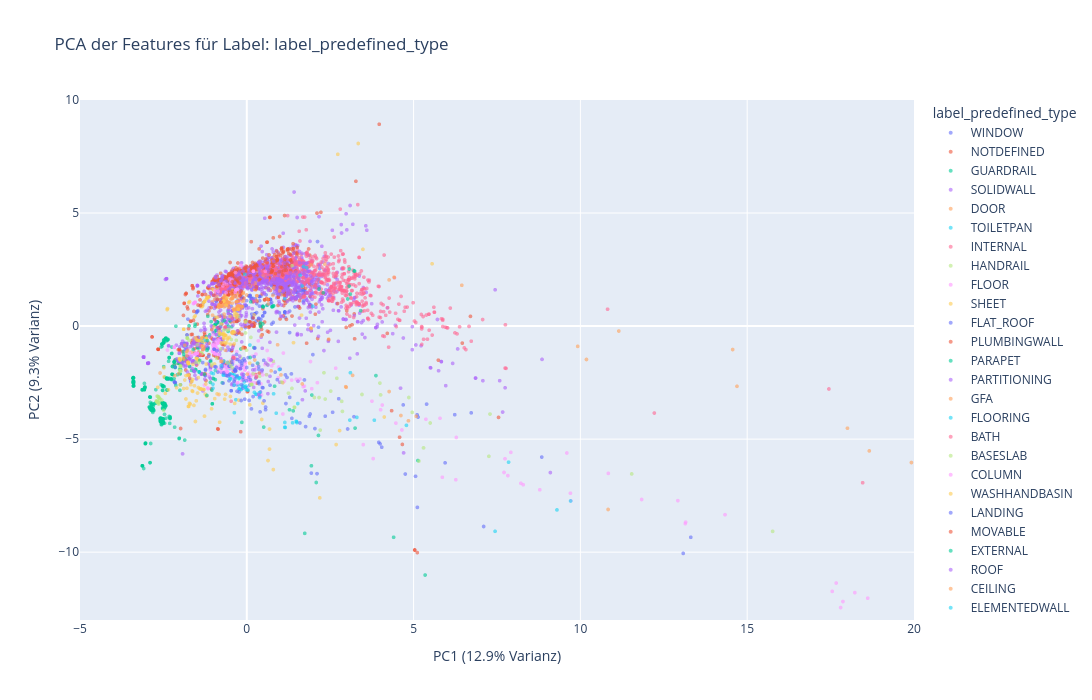

Here is the notebook cell this chart was saved with:
### Code cell
# pca projection coloured by predefined_type
plot_feature_pca(
    df,
    feature_keys=ALL_FEATURE_KEYS,
    label_col="label_predefined_type",
    x_range=[-5, 20],
    y_range=[-13, 10],
    save="feature_label_predefined_type_pca_projection",
    chapter="appendix"
)

### Figure 1 — Plotly figure (JSON) as saved in the notebook; plotly's stock layout.template omitted (floating-point values rounded to 4 significant figures; data arrays with more than 128 entries replaced by an {"elided": "..."} marker saying what was removed)
{"data": [{"hovertemplate": "label_predefined_type=WINDOW<br>PC1 (12.9% Varianz)=%{x}<br>PC2 (9.3% Varianz)=%{y}<extra></extra>", "legendgroup": "WINDOW", "marker": {"color": "#636efa", "opacity": 0.6, "size": 4, "symbol": "circle"}, "mode": "markers", "name": "WINDOW", "showlegend": true, "type": "scattergl", "x": {"elided": "222 float values"}, "xaxis": "x", "y": {"elided": "222 float values"}, "yaxis": "y"}, {"hovertemplate": "label_predefined_type=NOTDEFINED<br>PC1 (12.9% Varianz)=%{x}<br>PC2 (9.3% Varianz)=%{y}<extra></extra>", "legendgroup": "NOTDEFINED", "marker": {"color": "#EF553B", "opacity": 0.6, "size": 4, "symbol": "circle"}, "mode": "markers", "name": "NOTDEFINED", "showlegend": true, "type": "scattergl", "x": {"elided": "580 float values"}, "xaxis": "x", "y": {"elided": "580 float values"}, "yaxis": "y"}, {"hovertemplate": "label_predefined_type=GUARDRAIL<br>PC1 (12.9% Varianz)=%{x}<br>PC2 (9.3% Varianz)=%{y}<extra></extra>", "legendgroup": "GUARDRAIL", "marker": {"color": "#00cc96", "opacity": 0.6, "size": 4, "symbol": "circle"}, "mode": "markers", "name": "GUARDRAIL", "showlegend": true, "type": "scattergl", "x": {"elided": "839 float values"}, "xaxis": "x", "y": {"elided": "839 float values"}, "yaxis": "y"}, {"hovertemplate": "label_predefined_type=SOLIDWALL<br>PC1 (12.9% Varianz)=%{x}<br>PC2 (9.3% Varianz)=%{y}<extra></extra>", "legendgroup": "SOLIDWALL", "marker": {"color": "#ab63fa", "opacity": 0.6, "size": 4, "symbol": "circle"}, "mode": "markers", "name": "SOLIDWALL", "showlegend": true, "type": "scattergl", "x": {"elided": "1365 float values"}, "xaxis": "x", "y": {"elided": "1365 float values"}, "yaxis": "y"}, {"hovertemplate": "label_predefined_type=DOOR<br>PC1 (12.9% Varianz)=%{x}<br>PC2 (9.3% Varianz)=%{y}<extra></extra>", "legendgroup": "DOOR", "marker": {"color": "#FFA15A", "opacity": 0.6, "size": 4, "symbol": "circle"}, "mode": "markers", "name": "DOOR", "showlegend": true, "type": "scattergl", "x": {"elided": "142 float values"}, "xaxis": "x", "y": {"elided": "142 float values"}, "yaxis": "y"}, {"hovertemplate": "label_predefined_type=TOILETPAN<br>PC1 (12.9% Varianz)=%{x}<br>PC2 (9.3% Varianz)=%{y}<extra></extra>", "legendgroup": "TOILETPAN", "marker": {"color": "#19d3f3", "opacity": 0.6, "size": 4, "symbol": "circle"}, "mode": "markers", "name": "TOILETPAN", "showlegend": true, "type": "scattergl", "x": [-0.1959, -0.4661, -0.0813, 0.03892, -0.2344, -0.04751, -0.2502, -0.2033, -0.3787, -0.2979, -0.167, -0.1101, -0.3276, -0.4366, -0.2249, -0.4785, 0.2673, -0.5809, 0.2281, -0.4941, -0.5004, -0.019, -0.3783, -0.3182, -0.3598, 0.00996, 0.2954, -0.4146, -0.6271, -0.5528, -0.2326, -0.1344, -0.2265], "xaxis": "x", "y": [-2.796, -2.216, -2.471, -2.835, -2.323, -2.697, -2.603, -2.293, -2.151, -2.238, -2.809, -2.642, -3.254, -2.124, -2.783, -2.179, -3.011, -1.843, -2.932, -1.883, -2.116, -2.808, -2.478, -2.242, -2.235, -2.821, -3.022, -2.181, -1.793, -1.632, -2.774, -2.656, -2.289], "yaxis": "y"}, {"hovertemplate": "label_predefined_type=INTERNAL<br>PC1 (12.9% Varianz)=%{x}<br>PC2 (9.3% Varianz)=%{y}<extra></extra>", "legendgroup": "INTERNAL", "marker": {"color": "#FF6692", "opacity": 0.6, "size": 4, "symbol": "circle"}, "mode": "markers", "name": "INTERNAL", "showlegend": true, "type": "scattergl", "x": {"elided": "567 float values"}, "xaxis": "x", "y": {"elided": "567 float values"}, "yaxis": "y"}, {"hovertemplate": "label_predefined_type=HANDRAIL<br>PC1 (12.9% Varianz)=%{x}<br>PC2 (9.3% Varianz)=%{y}<extra></extra>", "legendgroup": "HANDRAIL", "marker": {"color": "#B6E880", "opacity": 0.6, "size": 4, "symbol": "circle"}, "mode": "markers", "name": "HANDRAIL", "showlegend": true, "type": "scattergl", "x": [-1.348, -1.784, 0.3854, -1.994, -1.784, -1.343, -2.546, -2.667, -1.784, -2.64, -1.73, -2.678, -2.613, -2.689, -0.1806, -1.982, -1.995, -2.702, -2.687, -2.011, -1.984, -2.648, -2.681, -2.64, -2.681, -2.715, -2.703, -1.784, -1.387, -2.65, -2.601, -2.67, -1.784, -2.495, -1.984, -2.642, -1.995, -2.634, -1.978, -1.387, -1.988, -2.644], "xaxis": "x", "y": [-1.216, -0.5296, -2.218, -1.769, -0.5296, -1.22, -3.273, -3.338, -0.529, -3.158, -0.6301, -3.333, -3.214, -3.097, -1.417, -1.775, -1.982, -3.322, -3.355, -1.951, -1.987, -3.382, -3.366, -3.132, -3.366, -3.311, -3.332, -0.5296, -1.179, -3.397, -3.219, -3.113, -0.5296, -3.725, -1.987, -3.175, -1.774, -3.393, -1.782, -1.179, -1.772, -3.449], "yaxis": "y"}, {"hovertemplate": "label_predefined_type=FLOOR<br>PC1 (12.9% Varianz)=%{x}<br>PC2 (9.3% Varianz)=%{y}<extra></extra>", "legendgroup": "FLOOR", "marker": {"color": "#FF97FF", "opacity": 0.6, "size": 4, "symbol": "circle"}, "mode": "markers", "name": "FLOOR", "showlegend": true, "type": "scattergl", "x": {"elided": "192 float values"}, "xaxis": "x", "y": {"elided": "192 float values"}, "yaxis": "y"}, {"hovertemplate": "label_predefined_type=SHEET<br>PC1 (12.9% Varianz)=%{x}<br>PC2 (9.3% Varianz)=%{y}<extra></extra>", "legendgroup": "SHEET", "marker": {"color": "#FECB52", "opacity": 0.6, "size": 4, "symbol": "circle"}, "mode": "markers", "name": "SHEET", "showlegend": true, "type": "scattergl", "x": {"elided": "147 float values"}, "xaxis": "x", "y": {"elided": "147 float values"}, "yaxis": "y"}, {"hovertemplate": "label_predefined_type=FLAT_ROOF<br>PC1 (12.9% Varianz)=%{x}<br>PC2 (9.3% Varianz)=%{y}<extra></extra>", "legendgroup": "FLAT_ROOF", "marker": {"color": "#636efa", "opacity": 0.6, "size": 4, "symbol": "circle"}, "mode": "markers", "name": "FLAT_ROOF", "showlegend": true, "type": "scattergl", "x": [-0.1166, -0.36, 5.105, -0.6375, -0.1184, -2.144, 13.08, -0.3549, 1.727, -0.5772, -0.9231, 5.39, 0.465, 4.688, 3.995, -0.159, 3.956, -0.05872, 1.874, 1.004, 0.4852, -0.5104, 0.6964, 0.9131, 0.3425, -0.5612, -0.4266, 0.3925, 1.351, -0.2929, 3.213, -0.1993, -0.4482, 5.113, 0.05834, 2.35, -0.5186, 0.1389, 1.935, 5.058, 1.157, 8.841, 0.2666, 0.2206, -0.1389, -0.7151, -1.157, -0.8982, -0.1076, -0.3675, -0.737, 0.1755, 0.563, 0.5179, 1.592, -0.1548, 7.1, -0.9535, 0.3567, -0.4308, 0.0878, 2.043, -0.3711, -0.09908, 1.173, -0.7599, 0.3644, 4.045, 5.134, 0.03947, 0.3686, 1.762, -0.3619, -0.2752, -0.7085, -0.5344, 1.981, -0.2876, 0.06959, -0.4683, 1.337, -0.4684, -0.3559, 1.901, 2.105, 6.234, -0.3078, 0.1879, -0.8685, -0.596, 1.205, -0.009033, 3.022, -0.533, 0.3982, 6.727, -0.7127, -0.308, -0.2321, 0.5079, 0.4084, 4.751, -0.979, -0.002836, 0.4613, -0.2094, -0.3289, 5.945, 2.755, -0.3434, -0.1882, -0.3366, 0.8503, -0.979, -0.06144, 13.31, -0.1689, 22.32, 0.5622, -1.164, -0.08435, 2.573, -0.3811, 0.1102, -0.5072, 1.287, -0.1448], "xaxis": "x", "y": [-2.743, -1.939, -3.923, -2.176, -2.262, -1.816, -10.06, -2.34, -2.381, -1.608, -1.81, -3.451, -2.719, -3.486, -5.209, -2.59, -5.142, -1.532, -3.988, -1.905, -2.728, -1.056, -2.616, -2.37, -2.5, -2.207, -1.445, -3.099, -4.081, -2.884, -4.008, -1.885, -1.572, -8.018, -2.26, -3.985, -2.144, -3.662, -6.503, -6.645, -2.159, -5.795, -2.297, -1.354, -1.541, -1.618, -0.9887, -1.094, -2.383, -1.958, -1.778, -1.733, -3.581, -3.305, -4.286, -1.732, -8.864, -1.796, -1.79, -1.683, -2.608, -4.533, -1.905, -2.146, -3.425, -1.852, -2.455, -5.357, -4.027, -1.393, -2.553, -4.445, -1.933, -1.482, -2.524, -1.778, -1.261, -2.2, -3.289, -2.859, -2.115, -2.859, -1.963, -3.887, -6.526, -3.919, -1.253, -3.117, -2.035, -2.191, -2.271, -2.418, -4.551, -2.421, -3.794, -3.837, -1.622, -1.832, -2.912, -1.515, -2.914, -6.544, -1.025, -1.832, -1.944, -1.568, -1.971, -6.048, -3.214, -2.002, -1.885, -1.977, -2.036, -1.025, -3.233, -9.341, -3.291, -18.68, -3.699, -0.9386, -1.455, -3.813, -2.437, -2.374, -1.776, -3.154, -1.639], "yaxis": "y"}, {"hovertemplate": "label_predefined_type=PLUMBINGWALL<br>PC1 (12.9% Varianz)=%{x}<br>PC2 (9.3% Varianz)=%{y}<extra></extra>", "legendgroup": "PLUMBINGWALL", "marker": {"color": "#EF553B", "opacity": 0.6, "size": 4, "symbol": "circle"}, "mode": "markers", "name": "PLUMBINGWALL", "showlegend": true, "type": "scattergl", "x": {"elided": "253 float values"}, "xaxis": "x", "y": {"elided": "253 float values"}, "yaxis": "y"}, {"hovertemplate": "label_predefined_type=PARAPET<br>PC1 (12.9% Varianz)=%{x}<br>PC2 (9.3% Varianz)=%{y}<extra></extra>", "legendgroup": "PARAPET", "marker": {"color": "#00cc96", "opacity": 0.6, "size": 4, "symbol": "circle"}, "mode": "markers", "name": "PARAPET", "showlegend": true, "type": "scattergl", "x": [-2.367, 1.392, -1.085, 0.42, -2.385, -1.168, 0.7587, 0.7587, 0.6025, 0.4851, 0.7991, -2.395, 0.4851, -0.8309, -2.4, 1.281, 0.8014, -2.402, -2.393, 0.4942, -2.396, -1.196, 0.4114, -1.18, 0.4812, -0.672, -2.402, -2.38, -2.393, -1.411, 0.2107, -2.401, -2.394, -2.389, -2.385, -2.382, 0.09922, 3.871, -1.091, -1.182, 0.4045, 0.7587, -1.193, -2.361, -0.1785, 0.1208], "xaxis": "x", "y": [-2.322, -3.75, -1.56, -0.03075, -2.305, 0.4335, 0.8524, 0.8524, 0.918, 0.8689, 0.8867, -2.305, 0.8689, -0.3982, -2.3, -3.702, 0.8994, -2.307, -2.309, 0.8418, -2.316, -3.068, 0.1565, -0.9897, 0.09533, 0.25, -2.314, -2.322, -2.325, -1.521, -0.9518, -2.326, -2.341, -2.322, -2.305, -2.33, -1.388, -2.19, -1.55, -0.6398, 0.01935, 0.8524, -1.072, -2.337, -1.012, 1.073], "yaxis": "y"}, {"hovertemplate": "label_predefined_type=PARTITIONING<br>PC1 (12.9% Varianz)=%{x}<br>PC2 (9.3% Varianz)=%{y}<extra></extra>", "legendgroup": "PARTITIONING", "marker": {"color": "#ab63fa", "opacity": 0.6, "size": 4, "symbol": "circle"}, "mode": "markers", "name": "PARTITIONING", "showlegend": true, "type": "scattergl", "x": [1.706, 1.418, 1.914, -0.1043, 1.252, -0.6177, 1.131, 1.792, -0.3143, 0.5726, 1.407, 1.417, 0.6706, -0.7342, -1.049, 0.352, 1.165, 1.203, -1.443, 0.6093, 1.805, -0.9292, 1.771, -0.3739, 2.376, 1.157, 0.185, 0.2056, 0.8073, 0.4653, 2.181, 1.425, 1.276, 0.6441, 1.771, 1.356, -0.7942, 0.07554, -0.3539, -1.141, -0.7625, 1.858, -0.6406, 0.7081, -0.8727, -0.002845, 1.302, 1.457, 0.5732, 0.516, 0.4609, 0.4588, 0.5959, 0.7927, 0.1124, -1.03, -1.688, -0.9407, -0.7198, 1.474, -0.5169, 1.585, 1.406, 0.6001, 0.2573, 0.6044, 0.1755, 1.179, -0.7846, 0.5726, 1.955, 1.408, 1.849, 0.5726, -0.2236, 0.2746, -0.11, 1.553, 0.5383, 0.9757, 0.289, 0.3959, -0.4997, 0.7996, 0.06184, -0.1172, -0.009498, 0.9763, 1.328, -1.043, 0.1124, -0.5628, 1.047, 1.386, 1.001, 1.718, -1.24, 1.044, -1.034, 2.496, -0.1156, 0.09764, 1.652, -0.2411, -0.8355, 0.5311, 1.151, 0.3912, 1.694, 1.707, 1.86, -0.2953, 0.2434, 1.231, 0.955, -1.02, -0.2412, -0.6225, -1.007, -0.6598, 1.821, -0.7341, 0.6044, 1.58, -0.4747, -1.204, -1.02, 0.3663], "xaxis": "x", "y": [2.302, 5.929, 2.217, 2.065, 1.586, 2.4, 2.79, 2.202, 2.229, 1.995, 2.575, 2.254, 2.695, 2.141, 1.878, 2.828, 2.11, 2.742, -0.5958, 2.026, 2.796, 2.134, 2.758, 1.93, 1.498, 3.076, 2.286, 2.25, 2.868, 1.516, 2.696, 1.479, 1.96, 2.402, 2.758, 1.811, 1.364, 1.78, 1.905, 1.771, 2.023, 1.05, 2.425, 2.437, 1.489, 2.267, 2.364, 1.904, 2.656, 1.424, 2.613, 2.603, 1.804, 3.269, 2.279, 1.875, -0.9043, 2.191, 2.239, 2.389, 1.651, 2.798, 3.218, 2.024, 1.722, 2.525, 1.929, 2.111, 1.999, 1.995, 1.181, 2.009, 1.759, 1.995, 2.386, 2.133, 2.149, 2.1, 4.771, 2.39, 1.759, 2.716, 1.932, 2.055, 2.377, 2.425, 1.878, 1.393, 2.044, 0.9704, 2.279, 1.878, 1.99, 1.921, 2.765, 2.398, -0.1536, 0.9319, 0.9758, 1.351, 1.826, 2.275, 3.223, 2.288, 1.825, 1.893, 1.748, 2.309, 2.791, 2.582, 2.426, 1.67, 2.332, 1.952, 2.274, 1.896, 2.288, 1.987, 1.888, 1.968, 2.422, 2.141, 2.525, 3.3, 2.118, -0.8809, 1.896, 2.522], "yaxis": "y"}, {"hovertemplate": "label_predefined_type=GFA<br>PC1 (12.9% Varianz)=%{x}<br>PC2 (9.3% Varianz)=%{y}<extra></extra>", "legendgroup": "GFA", "marker": {"color": "#FFA15A", "opacity": 0.6, "size": 4, "symbol": "circle"}, "mode": "markers", "name": "GFA", "showlegend": true, "type": "scattergl", "x": [18.66, 10.18, 1.663, 31.47, 11.15, 4.415, 24.47, 2.452, 0.6418, 0.4315, 4.265, 4.266, 20.35, 18.01, 1.078, 1.924, 64.67, 23.71, 31.49, 29.14, 21.04, 0.6227, 6.445, 35.22, 2.337, 14.69, 9.918, 30.09, 35.41, 14.56, 35.72, 19.92], "xaxis": "x", "y": [-5.521, -1.477, -2.559, -9.099, -0.2186, 2.161, -8.449, -0.578, 0.9802, -0.4353, 2.043, -2.894, -6.047, -4.517, -2.504, 2.704, -27.8, -8.008, -9.628, -11.88, -6.029, 1.179, 1.806, -10.91, 2.74, -2.663, -0.8968, -8.777, -10.99, -1.037, -9.948, -6.035], "yaxis": "y"}, {"hovertemplate": "label_predefined_type=FLOORING<br>PC1 (12.9% Varianz)=%{x}<br>PC2 (9.3% Varianz)=%{y}<extra></extra>", "legendgroup": "FLOORING", "marker": {"color": "#19d3f3", "opacity": 0.6, "size": 4, "symbol": "circle"}, "mode": "markers", "name": "FLOORING", "showlegend": true, "type": "scattergl", "x": [-0.7678, 0.384, 3.088, 14.31, -1.014, 1.374, 0.9788, 1.501, 9.706, -1.275, 15.87, -1.002, -0.04815, -0.3733, 9.297, -0.6981, -0.9452, 16.21, 0.3795, 1.495, 1.529, -0.02356, 3.824, 7.847, -1.428, 0.09336, 1.136, 0.8025, 0.8817, -1.015, 14.17, 1.154, 3.106, 14.15, 16.11, 30.81, 0.321, -0.7038, 1.48, -0.688, -0.3811, -1.061, 7.441, 1.14, 3.299, -0.5051, -0.4761, 4.786], "xaxis": "x", "y": [-1.753, -3.164, -4.16, -14.95, -2.747, -4.278, -1.919, -4.267, -7.735, -0.6316, -15.6, -2.111, -2.709, -3.831, -8.13, -2.145, -1.962, -16.17, -2.946, -4.231, -3.425, -2.651, -4.162, -6.018, -2.021, -0.8384, -4.476, -2.996, -3.852, -2.572, -14.77, -4.484, -2.064, -14.76, -16.38, -28.5, -1.638, -2.173, -4.208, -1.544, -2.612, -2.072, -9.078, -4.263, -4.039, -2.321, -2.334, -4.391], "yaxis": "y"}, {"hovertemplate": "label_predefined_type=BATH<br>PC1 (12.9% Varianz)=%{x}<br>PC2 (9.3% Varianz)=%{y}<extra></extra>", "legendgroup": "BATH", "marker": {"color": "#FF6692", "opacity": 0.6, "size": 4, "symbol": "circle"}, "mode": "markers", "name": "BATH", "showlegend": true, "type": "scattergl", "x": [-1.294, -0.4034, -0.3686, -1.382, -0.6408, -1.44, -1.461, -0.6552, -1.365, -1.35, -0.4121], "xaxis": "x", "y": [-0.8835, -1.394, -1.41, -1.264, -0.0511, -1.237, -1.218, -0.04438, -0.8788, -0.8622, -1.39], "yaxis": "y"}, {"hovertemplate": "label_predefined_type=BASESLAB<br>PC1 (12.9% Varianz)=%{x}<br>PC2 (9.3% Varianz)=%{y}<extra></extra>", "legendgroup": "BASESLAB", "marker": {"color": "#B6E880", "opacity": 0.6, "size": 4, "symbol": "circle"}, "mode": "markers", "name": "BASESLAB", "showlegend": true, "type": "scattergl", "x": [-0.5419, 0.1532, 2.165, 2.201, -0.466, 1.041, -0.3152, 0.1224, -0.6952, 0.6116, 2.313, -0.7796, 7.257, 15.76, -1.049, -0.03901, 5.498, -1.48, 0.1231, -1.438, 7.29, -0.4313, 1.435, -0.007707, 2.515, -0.9028, 5.16, 11.54, 4.959, 2.867, 4.857, 4.011, 0.1904, -0.7783, 1.36, -0.5787, 2.351, 5.297, 1.422, 3.99, 2.699, -0.5945, 0.1474, 0.7957, -0.4782, 1.353, 2.846, 2.025, 1.25, -0.2406, -1.523, 0.5926, 3.453], "xaxis": "x", "y": [-0.1485, -2.582, -3.16, -4.601, -0.5925, -2.476, -0.628, -2.588, -0.1731, -1.694, -2.064, 0.1071, -5.76, -9.08, -1.676, -0.3024, -4.287, -0.8309, -0.5011, -1.613, -3.891, -1.85, -3.598, -1.066, -2.875, -1.427, -5.97, -6.539, -3.815, -3.774, -3.158, -3.044, -2.107, -1.01, 2.669, -1.623, -3.228, -5.387, -3.588, -2.522, -2.307, -0.1762, -2.579, -1.559, -1.752, -2.756, -3.329, -3.158, -2.967, 0.431, -1.597, -2.151, -3.025], "yaxis": "y"}, {"hovertemplate": "label_predefined_type=COLUMN<br>PC1 (12.9% Varianz)=%{x}<br>PC2 (9.3% Varianz)=%{y}<extra></extra>", "legendgroup": "COLUMN", "marker": {"color": "#FF97FF", "opacity": 0.6, "size": 4, "symbol": "circle"}, "mode": "markers", "name": "COLUMN", "showlegend": true, "type": "scattergl", "x": [-0.9559, -0.3472, -0.444, -1.601, -0.2816, -0.3286, -0.714, -1.56, -0.6042, -2.174, 3.732, -0.4771, 4.508, -0.3284, -1.549, -1.563, -1.548, -1.568, -2.174, -1.59, -1.568, 0.1979, 0.556, 0.1979, -0.1854, -0.8571, -0.6219, 0.1936, -0.3387, -0.5183, -1.568, -0.6813, -0.2818, -0.1732, -2.379, -2.174], "xaxis": "x", "y": [1.568, 1.498, 2.059, 0.9945, 1.624, 1.6, 1.777, 1.04, 1.836, -0.9355, 11.84, 1.937, 12.33, 1.6, 1.057, 1.04, 1.058, 1.03, -0.9355, 1.003, 1.03, 2.427, 2.424, 2.427, 2.674, 1.538, 1.475, 2.418, 2.364, 2.084, 1.03, 1.907, 1.624, 2.681, -1.06, -0.9355], "yaxis": "y"}, {"hovertemplate": "label_predefined_type=WASHHANDBASIN<br>PC1 (12.9% Varianz)=%{x}<br>PC2 (9.3% Varianz)=%{y}<extra></extra>", "legendgroup": "WASHHANDBASIN", "marker": {"color": "#FECB52", "opacity": 0.6, "size": 4, "symbol": "circle"}, "mode": "markers", "name": "WASHHANDBASIN", "showlegend": true, "type": "scattergl", "x": [-0.3655, -0.6461, -0.3741, -0.5242, -0.6244, -0.6635, -1.487, -0.717, -0.4941, -0.7662, -0.694, -0.7807, -0.561, -1.508, -0.8253, -0.5978, -1.324, -1.446, -0.4253, -1.416, -0.2817, -1.331, -0.6887, -0.3127, -1.551, -0.3665, -0.4479, -0.6683, -0.8147, -0.7155, -0.6678, -0.6519, -0.2559, -0.3979, -0.3197, -0.3668, -0.6452, -0.5831, -0.6963, -0.6872], "xaxis": "x", "y": [0.4729, -0.4095, -0.783, -0.4976, -0.4195, -0.4084, -0.6245, -0.3696, -0.802, -0.744, -0.3195, -0.333, -0.5357, -0.6053, -0.2563, -0.7446, -0.8929, -0.6471, -0.3218, -0.6424, 0.4905, -0.6724, -0.7281, 0.3831, -0.5251, -0.2735, -0.293, -0.3945, -0.3616, -0.3632, -0.3994, -0.3998, 0.7489, -0.2566, 0.5478, 0.607, -0.7482, -0.5857, -0.5583, -0.5085], "yaxis": "y"}, {"hovertemplate": "label_predefined_type=LANDING<br>PC1 (12.9% Varianz)=%{x}<br>PC2 (9.3% Varianz)=%{y}<extra></extra>", "legendgroup": "LANDING", "marker": {"color": "#636efa", "opacity": 0.6, "size": 4, "symbol": "circle"}, "mode": "markers", "name": "LANDING", "showlegend": true, "type": "scattergl", "x": [0.3619, 0.3534, -1.14, -0.6906, 0.2923, 0.365], "xaxis": "x", "y": [-1.918, 0.341, -1.336, -2.074, 0.5963, 0.3356], "yaxis": "y"}, {"hovertemplate": "label_predefined_type=MOVABLE<br>PC1 (12.9% Varianz)=%{x}<br>PC2 (9.3% Varianz)=%{y}<extra></extra>", "legendgroup": "MOVABLE", "marker": {"color": "#EF553B", "opacity": 0.6, "size": 4, "symbol": "circle"}, "mode": "markers", "name": "MOVABLE", "showlegend": true, "type": "scattergl", "x": [1.049, 1.21, 0.7593, 0.968, 0.1081, 0.8426, -0.2088, 0.7409, -0.4295, -0.7713, 0.2819, 0.3694, 0.7593, 1.002, 0.7335], "xaxis": "x", "y": [1.688, 2.74, 2.458, 2.396, 2.226, 3.165, 2.128, 2.401, 1.956, 1.055, 1.739, 2.061, 2.458, 1.72, 2.375], "yaxis": "y"}, {"hovertemplate": "label_predefined_type=EXTERNAL<br>PC1 (12.9% Varianz)=%{x}<br>PC2 (9.3% Varianz)=%{y}<extra></extra>", "legendgroup": "EXTERNAL", "marker": {"color": "#00cc96", "opacity": 0.6, "size": 4, "symbol": "circle"}, "mode": "markers", "name": "EXTERNAL", "showlegend": true, "type": "scattergl", "x": [3.231, 3.069, 3.105, 2.168, 3.215, 3.413, 2.293, 3.075, 3.025], "xaxis": "x", "y": [2.433, 1.77, 1.414, 1.641, 2.44, 0.6792, 1.471, 2.522, 1.199], "yaxis": "y"}, {"hovertemplate": "label_predefined_type=ROOF<br>PC1 (12.9% Varianz)=%{x}<br>PC2 (9.3% Varianz)=%{y}<extra></extra>", "legendgroup": "ROOF", "marker": {"color": "#ab63fa", "opacity": 0.6, "size": 4, "symbol": "circle"}, "mode": "markers", "name": "ROOF", "showlegend": true, "type": "scattergl", "x": [-0.2117, 0.3542, -0.782, 1.752, 0.643, 7.669, 0.2383, -0.4179, 0.5702, 0.4482, 0.6349, 9.1, -0.5997, -0.1864, -0.1475, 0.6952, 8.85, 0.1808, 4.7, 1.533], "xaxis": "x", "y": [-1.329, -3.027, -1.434, -2.866, -2.452, -3.803, -1.939, -0.931, -1.634, -2.01, -1.721, -6.479, -1.077, -1.873, -2.132, -2.221, -1.473, -1.938, -5.608, -2.441], "yaxis": "y"}, {"hovertemplate": "label_predefined_type=CEILING<br>PC1 (12.9% Varianz)=%{x}<br>PC2 (9.3% Varianz)=%{y}<extra></extra>", "legendgroup": "CEILING", "marker": {"color": "#FFA15A", "opacity": 0.6, "size": 4, "symbol": "circle"}, "mode": "markers", "name": "CEILING", "showlegend": true, "type": "scattergl", "x": [-0.1311, -0.6392, 0.01468, 10.83, 2.964, 4.845, 1.024, 4.619, 2.98, 0.7299, -1.802, -1.305, 3.171, 5.079, -1.324, -1.665, -0.7464, 0.2401, -0.7774], "xaxis": "x", "y": [-0.989, -1.072, -2.126, -8.111, -2.68, -4.188, -2.159, -3.955, -2.706, -1.979, -1.319, -1.034, -2.181, -3.992, -1.048, -1.154, -1.564, -1.501, -1.555], "yaxis": "y"}, {"hovertemplate": "label_predefined_type=ELEMENTEDWALL<br>PC1 (12.9% Varianz)=%{x}<br>PC2 (9.3% Varianz)=%{y}<extra></extra>", "legendgroup": "ELEMENTEDWALL", "marker": {"color": "#19d3f3", "opacity": 0.6, "size": 4, "symbol": "circle"}, "mode": "markers", "name": "ELEMENTEDWALL", "showlegend": true, "type": "scattergl", "x": [1.597, 1.137, 1.701, 1.978, -0.06209, 1.795, 1.66], "xaxis": "x", "y": [2.245, 1.204, 2.637, 0.8739, 2.291, 2.58, 1.773], "yaxis": "y"}, {"hovertemplate": "label_predefined_type=SHOWER<br>PC1 (12.9% Varianz)=%{x}<br>PC2 (9.3% Varianz)=%{y}<extra></extra>", "legendgroup": "SHOWER", "marker": {"color": "#FF6692", "opacity": 0.6, "size": 4, "symbol": "circle"}, "mode": "markers", "name": "SHOWER", "showlegend": true, "type": "scattergl", "x": [-0.5841, -0.4417, 0.2805, -0.469], "xaxis": "x", "y": [1.765, 0.3505, -2.269, -3.325], "yaxis": "y"}, {"hovertemplate": "label_predefined_type=LIGHTDOME<br>PC1 (12.9% Varianz)=%{x}<br>PC2 (9.3% Varianz)=%{y}<extra></extra>", "legendgroup": "LIGHTDOME", "marker": {"color": "#B6E880", "opacity": 0.6, "size": 4, "symbol": "circle"}, "mode": "markers", "name": "LIGHTDOME", "showlegend": true, "type": "scattergl", "x": [-0.02301], "xaxis": "x", "y": [0.214], "yaxis": "y"}, {"hovertemplate": "label_predefined_type=STRAIGHT<br>PC1 (12.9% Varianz)=%{x}<br>PC2 (9.3% Varianz)=%{y}<extra></extra>", "legendgroup": "STRAIGHT", "marker": {"color": "#FF97FF", "opacity": 0.6, "size": 4, "symbol": "circle"}, "mode": "markers", "name": "STRAIGHT", "showlegend": true, "type": "scattergl", "x": [-1.485, -1.538, -1.72, -1.719, -1.538, -1.538, -1.484], "xaxis": "x", "y": [-1.195, -1.233, -1.201, -1.2, -1.233, -1.233, -1.199], "yaxis": "y"}, {"hovertemplate": "label_predefined_type=ROOFDRAIN<br>PC1 (12.9% Varianz)=%{x}<br>PC2 (9.3% Varianz)=%{y}<extra></extra>", "legendgroup": "ROOFDRAIN", "marker": {"color": "#FECB52", "opacity": 0.6, "size": 4, "symbol": "circle"}, "mode": "markers", "name": "ROOFDRAIN", "showlegend": true, "type": "scattergl", "x": [-1.805, 2.729, 3.339], "xaxis": "x", "y": [-1.15, 7.598, 8.076], "yaxis": "y"}, {"hovertemplate": "label_predefined_type=SINK<br>PC1 (12.9% Varianz)=%{x}<br>PC2 (9.3% Varianz)=%{y}<extra></extra>", "legendgroup": "SINK", "marker": {"color": "#636efa", "opacity": 0.6, "size": 4, "symbol": "circle"}, "mode": "markers", "name": "SINK", "showlegend": true, "type": "scattergl", "x": [0.2415, 0.2328], "xaxis": "x", "y": [-0.967, -0.9769], "yaxis": "y"}, {"hovertemplate": "label_predefined_type=GATE<br>PC1 (12.9% Varianz)=%{x}<br>PC2 (9.3% Varianz)=%{y}<extra></extra>", "legendgroup": "GATE", "marker": {"color": "#EF553B", "opacity": 0.6, "size": 4, "symbol": "circle"}, "mode": "markers", "name": "GATE", "showlegend": true, "type": "scattergl", "x": [2.054, 2.722], "xaxis": "x", "y": [0.5266, 0.9975], "yaxis": "y"}, {"hovertemplate": "label_predefined_type=SKYLIGHT<br>PC1 (12.9% Varianz)=%{x}<br>PC2 (9.3% Varianz)=%{y}<extra></extra>", "legendgroup": "SKYLIGHT", "marker": {"color": "#00cc96", "opacity": 0.6, "size": 4, "symbol": "circle"}, "mode": "markers", "name": "SKYLIGHT", "showlegend": true, "type": "scattergl", "x": [7.816], "xaxis": "x", "y": [24.61], "yaxis": "y"}, {"hovertemplate": "label_predefined_type=STRIP_FOOTING<br>PC1 (12.9% Varianz)=%{x}<br>PC2 (9.3% Varianz)=%{y}<extra></extra>", "legendgroup": "STRIP_FOOTING", "marker": {"color": "#ab63fa", "opacity": 0.6, "size": 4, "symbol": "circle"}, "mode": "markers", "name": "STRIP_FOOTING", "showlegend": true, "type": "scattergl", "x": [0.7295], "xaxis": "x", "y": [-1.496], "yaxis": "y"}], "layout": {"height": 700, "legend": {"title": {"text": "label_predefined_type"}, "tracegroupgap": 0}, "margin": {}, "title": {"text": "PCA der Features für Label: label_predefined_type"}, "width": 1100, "xaxis": {"anchor": "y", "domain": [0, 1], "range": [-5, 20], "title": {"text": "PC1 (12.9% Varianz)"}}, "yaxis": {"anchor": "x", "domain": [0, 1], "range": [-13, 10], "title": {"text": "PC2 (9.3% Varianz)"}}}}
